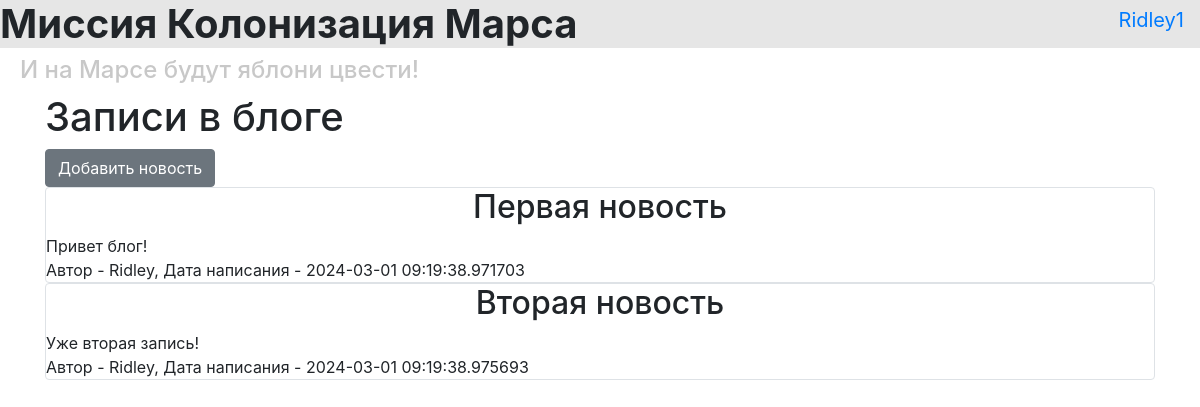
Screenshot of /index (signed in) with the database file from the repository.
### data/users.py (models this page shows, shortened)
class User(SqlAlchemyBase, UserMixin):
    __tablename__ = 'users'
    id = sqlalchemy.Column(sqlalchemy.Integer, primary_key=True, autoincrement=True)
    surname = sqlalchemy.Column(sqlalchemy.String, nullable=True)
    name = sqlalchemy.Column(sqlalchemy.String, nullable=True)
    age = sqlalchemy.Column(sqlalchemy.Integer, nullable=True)
    position = sqlalchemy.Column(sqlalchemy.String, nullable=True)
    speciality = sqlalchemy.Column(sqlalchemy.String, nullable=True)
    address = sqlalchemy.Column(sqlalchemy.String, nullable=True)
    email = sqlalchemy.Column(sqlalchemy.String, index=True, unique=True, nullable=True)
    hashed_password = sqlalchemy.Column(sqlalchemy.String, nullable=True)
    modified_date = sqlalchemy.Column(sqlalchemy.DateTime, default=datetime.datetime.now)
    news = orm.relationship("News", back_populates='user')

### data/news.py (models this page shows)
class News(SqlAlchemyBase):
    __tablename__ = 'news'
    id = sqlalchemy.Column(sqlalchemy.Integer,
                           primary_key=True, autoincrement=True)
    title = sqlalchemy.Column(sqlalchemy.String, nullable=True)
    content = sqlalchemy.Column(sqlalchemy.String, nullable=True)
    created_date = sqlalchemy.Column(sqlalchemy.DateTime,
                                     default=datetime.datetime.now)
    is_private = sqlalchemy.Column(sqlalchemy.Boolean, default=True)
    user_id = sqlalchemy.Column(sqlalchemy.Integer,
                                sqlalchemy.ForeignKey("users.id"))
    user = orm.relationship('User')

### main.py (the view)
@app.route("/")
@app.route('/index')
def index():
    if current_user.is_authenticated:
        news = db_sess.query(News).filter(
            (News.user == current_user) | (News.is_private != True))
    else:
        news = db_sess.query(News).filter(News.is_private != True)
    return render_template("index.html", news=news)

### main.py (called while the page is built)
@login_manager.user_loader
def load_user(user_id):
    return db_sess.query(User).get(user_id)

### templates/index.html (shortened to what this page needs)
{% extends "base.html" %}
{% block content %}
<h1>Записи в блоге</h1>
{% if current_user.is_authenticated %}
    <a href="news" class="btn btn-secondary">Добавить новость</a>
{% endif %}
{% for item in news%}
<div class="col-md6 border rounded">
    <h2>{{item.title}}</h2>
    <div>
        {{item.content}}
    </div>
    <div>
        Автор - {{item.user.name}}, Дата написания - {{item.created_date}}
    </div>
</div>
{% endfor %}
{% endblock %}

### templates/base.html (shortened to what this page needs)
<!doctype html>
<html lang="en">
<head>
    <link rel="stylesheet"
          href="https://stackpath.bootstrapcdn.com/bootstrap/4.4.1/css/bootstrap.min.css"
>
    <link rel="stylesheet" href="{{ url_for('static', filename='style.css') }}">
</head>
<body>
<header>
    <h1 style="background-color: rgb(230, 230, 230)"><strong>Миссия Колонизация Марса</strong></h1>
    <h4 style="color: rgb(200, 200, 200)">И на Марсе будут яблони цвести!</h4>
    <nav>
    {% if current_user.is_authenticated %}
        <a class="navbar-brand" href="/logout">{{ current_user.name }}</a>
    {% else %}
        <p>
            <a class="btn btn-primary " href="/register">Зарегистрироваться</a>
            <a class="btn btn-success" href="/login">Войти</a>
        </p>
    {% endif %}
    </nav>
</header>
<main role="main" class="container">
    {% block content %}{% endblock %}
</main>
</body>
</html>

### static/style.css (style rules this page uses)
h4 { color: gray; padding-left: 20px; }
h2 { text-align: center }
nav { position: absolute; top: 0; right: 0; }

### rows the page displays
User: name "Ridley1"
News: title "Первая новость", content "Привет блог!", user.name "Ridley", created_date "2024-03-01 09:19:38.971703"
News: title "Вторая новость", content "Уже вторая запись!", user.name "Ridley", created_date "2024-03-01 09:19:38.975693"
